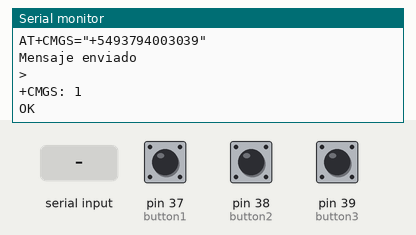
A sketch run on a simulated Arduino Mega 2560, built with avr-gcc and run on an emulated ATmega2560. Shown: the last lines printed to the serial monitor. Inputs (shaded band) come from the test bench; at power-on: pin 37 (button1) LOW, pin 38 (button2) LOW, pin 39 (button3) LOW. The modem accepts every AT command (registered, SIM ready, sends succeed) and sends nothing else.

Above: at 10.7 s.
10.8 s: pin 37 (button1) pulled HIGH for 1 s
At 12.5 s:
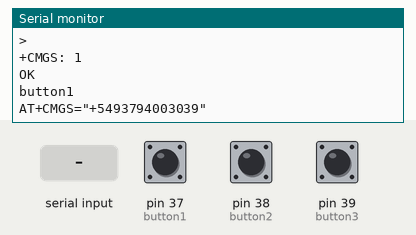
13.3 s: "1" received over the second serial link
14.8 s: "0" received over the second serial link
At 16.1 s:
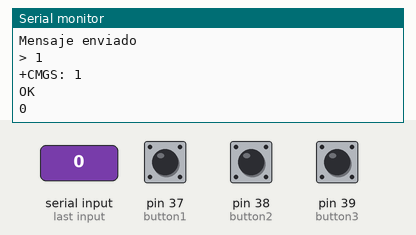
17.1 s: pin 38 (button2) pulled HIGH for 1 s
At 18.8 s:
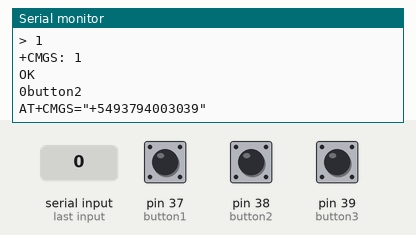
19.6 s: pin 39 (button3) pulled HIGH for 3.2 s
At 22.4 s:
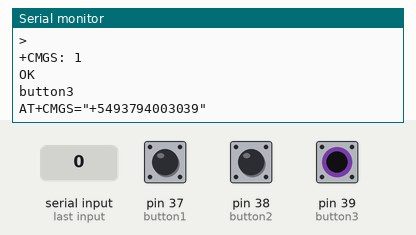

Measured:
- after the input at 10.8 s, the serial monitor: prints a new line after 0.79 s (image 1)
- after the input at 14.8 s, the serial monitor: prints a new line after 0.84 s (image 2)
- after the input at 17.1 s, the serial monitor: prints a new line after 0.54 s (image 3)
- after the input at 19.6 s, the serial monitor: prints a new line after 2.1 s (image 4)

The sketch:

Prueba_SIM800_Heltec.ino
```cpp
#include <SoftwareSerial.h>

//pines para sim800
#define TX 17  //GPIO17 HELTEC
#define RX 16  //GPIO16 HELTEC
//#define SIMRST 2      //GPIO2 HELTEC

#define button1 37
#define button2 38
#define button3 39


SoftwareSerial SIM800L(RX, TX);  //RX y TX de heltec

String Numero_Remitente = "3794003039";

//char Received_SMS;                     //Here we store the full received SMS (with phone sending number and date/time) as char

struct str {
  String policia = "ayuda policia!!";
  String bomberos = "ayuda bomberos!!";
  String ambulancia = "ayuda ambulancia!!";
};
str msj;

bool statebutton1 = LOW;
bool statebutton2 = LOW;
bool statebutton3 = LOW;

void setup() {

  pinMode(button1, INPUT);
  pinMode(button2, INPUT);
  pinMode(button3, INPUT);

  SIM800L.begin(9600);
  Serial.begin(115200);
  delay(5000);

  //configurar modulo como modo SMS
  Serial.println("iniciando ...");
  ReceiveMode();

  Enviar_msj(Numero_Remitente, "Inicializacion completa");
}

void loop() {

  while(SIM800L.available()>0){
    char Received_SMS;
    Received_SMS=SIM800L.read();                  //"char Received_SMS" is now containing the full SMS received
    Serial.print(Received_SMS);                   //Show it on the serial monitor (optional)  -
  }


  statebutton1 = digitalRead(button1);
  statebutton2 = digitalRead(button2);
  statebutton3 = digitalRead(button3);

  if (statebutton1) {
    Serial.println("button1");
    Enviar_msj(Numero_Remitente, msj.policia);
  }

  if (statebutton2) {
    Serial.println("button2");

    Enviar_msj(Numero_Remitente, msj.bomberos);
  }
  if (statebutton3) {
    Serial.println("button3");
    Enviar_msj(Numero_Remitente, msj.ambulancia);
  }

  delay(1000);
}

void Enviar_msj(String numero, String msj) {
  //Se establece el formato de SMS en ASCII
  String config_numero = "AT+CMGS=\"+549" + numero + "\"\r\n";
  Serial.println(config_numero);

  //Enviar comando para un nuevos SMS al numero establecido
  SIM800L.print(config_numero);
  delay(1000);

  //Enviar contenido del SMS
  SIM800L.print(msj);
  delay(1000);

  //Enviar Ctrl+Z
  SIM800L.write((char)26);
  delay(1000);
  Serial.println("Mensaje enviado");
}


void Serialcom() {      //This is used with ReceiveMode function, it's okay to use for tests with Serial monitor
  //delay(500);
  while(Serial.available()) {
    SIM800L.write(Serial.read());//Forward what Serial received to Software Serial Port
  }
  while(SIM800L.available()) {
    Serial.write(SIM800L.read());//Forward what Software Serial received to Serial Port
  }
}

void ReceiveMode() {       //Set the SIM800L Receive mode
  SIM800L.println("AT"); //If everything is Okay it will show "OK" on the serial monitor
  delay(500);
  Serialcom();
  SIM800L.println("AT+CMGF=1"); // Configuring TEXT mode
  delay(500);
  Serialcom();
  SIM800L.println("AT+CNMI=2,2,0,0,0"); //Configure the SIM800L on how to manage the Received SMS... Check the SIM800L AT commands manual
  delay(500);
  Serialcom();
}
```
